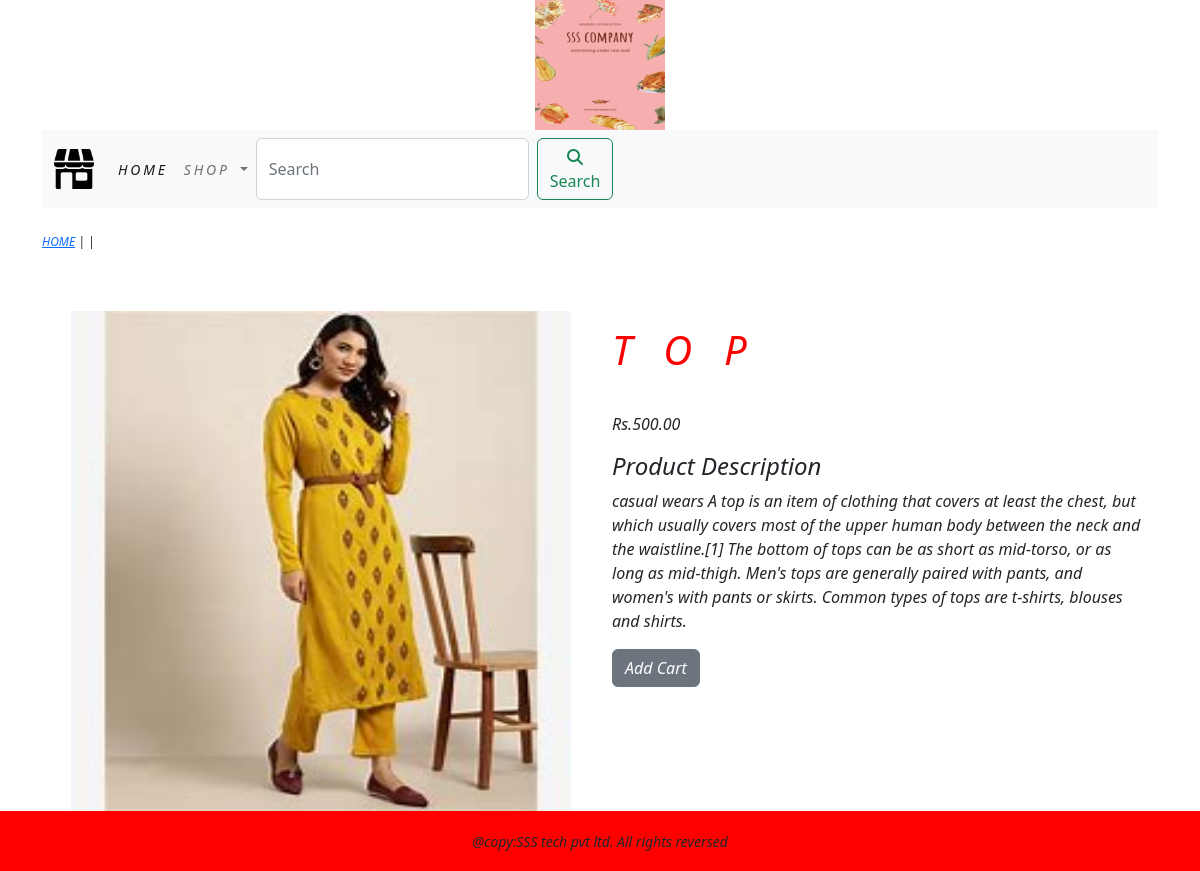
Page /clothes/top on the committed database.
### shop/models.py (models this page shows, shortened)
class PRODUCT(models.Model):
    objects = None
    name = models.CharField(max_length=250, unique=True)
    slug = models.SlugField(max_length=250, unique=True)
    description = models.TextField(blank=True)
    price = models.DecimalField(max_digits=10, decimal_places=2)
    category = models.ForeignKey(CATEGORY, on_delete=models.CASCADE)
    image = models.ImageField(upload_to='product', blank=True)
    stock = models.IntegerField()
    available = models.BooleanField(default=True)
    created = models.DateTimeField(auto_now_add=True)
    updated = models.DateTimeField(auto_now=True)
    class Meta:
        ordering = ('name',)
        verbose_name = 'product'
        verbose_name_plural = 'products'

### shop/views.py (the view)
# urls.py: path('<slug:c_slug>/<slug:product_slug>', views.proDetail, name='proCatDetail'),
def proDetail(request, c_slug, product_slug):
    try:
        product = PRODUCT.objects.get(category__slug=c_slug, slug=product_slug)
    except Exception as e:
        raise e
    return render(request, 'product.html', {'product': product})

### Cart/context_processors.py (called while the page is built)
def counter(request):
    item_count = 0
    if 'admin' in request.path:
        return {}
    else:
        try:
            cart = CART.objects.filter(cart_id=cart_id(request))
            cart_items = CARTITEM.objects.all().filter(cart=cart[:1])
            for cart_item in cart_items:
                item_count += cart_item.quantity
        except CART.DoesNotExist:
            item_count = 0
        return dict(item_count=item_count)

### Cart/views.py (called while the page is built)
def cart_id(request):
    cart = request.session.session_key
    if not cart:
        cart = request.session.create()
    return cart

### shop/context_processors.py (called while the page is built)
def menu_link(request):
    links = CATEGORY.objects.all()
    return dict(links=links)

### shop/models.py (called while the page is built)
    def get_url(self):
        return reverse('shop:products_by_category', args=[self.slug])

### template/product.html (shortened to what this page needs)
{% extends 'base.html' %}
{% load static %}
{% block content %}
<div class="row my_prod_row">
    <div class="mx_auto">
        <p> <a href ="{% url 'shop:allProdCat' %}"> HOME</a> | <a href="{{PRODUCT.CATEGORY.get_url}}">{{PRODUCT.category}}</a>| {{PRODUCT.name}}</p>
    </div>
</div>
<div class="container">
<br>
<div class="row">
      <div class=" col-12 col-sm-12 col-md-12 col-lg-6 text-center">
        <div style="min-width:18rem">
        <img src="{{product.image.url}}" alt="{{product.name}}" width="500px" height="500px">
        </div>
      </div>
        <div class="col-12 col-sm-12 col-md-12 col-lg-6">
          <div>
            <h1 class="my_prod_title" style = "letter-spacing:.8em; color:#ff0000">{{product.name}}</h1>
            <p>Rs.{{product.price}}</p>
            <h4>Product Description</h4>
            <p class="text-justify">{{product.description}}</p>
            {% if product.stock <= 0 %}
                <p><b> OUT OF STOCK</b></p>
            {% else %}
                <a class="btn btn-secondary" href="{% url 'Cart:add_cart' product.id %}">Add Cart</a>
            {% endif %}
         </div>
        </div>
    </div>
</div>
{% endblock %}

### static/css/custom.css (style rules this page uses)
body { font-family: "Roboto", sans-serif; font-weight: 700; font-style: italic; }
.my_prod_row { padding-top:25px; padding-bottom:20px; }
.my_prod_row .mx_auto { font-size:12px; text-decoration:none; }
.my_prod_title { letter-spacing:.8em; text-transform: uppercase; padding-top:15px; padding-bottom:30px; }

### rows in the picture
PRODUCT: image (picture), name "TOP", price "500.00", description "casual wears A top is an item of clothing that covers at least the chest, but which usually covers most of the upper human body between the neck and the waistline.[1] The bottom of tops can be as short as mid-torso, or as long as mid-thigh. Men's tops are generally paired with pants, and women's with pants or skirts. Common types of tops are t-shirts, blouses and shirts."
